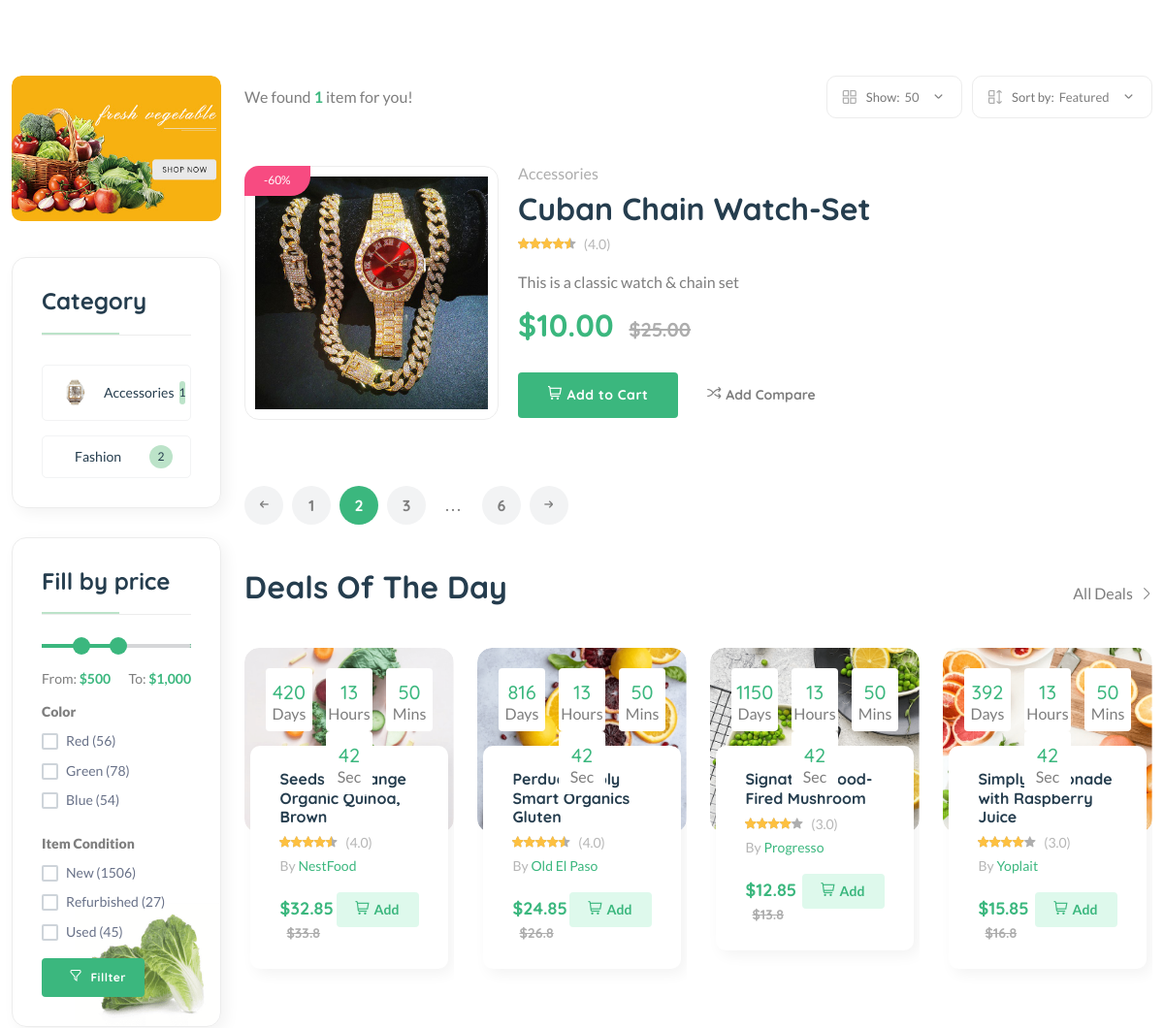
The app's page /vendor/VEN42b4b4bh1f/ (middle part), older data.
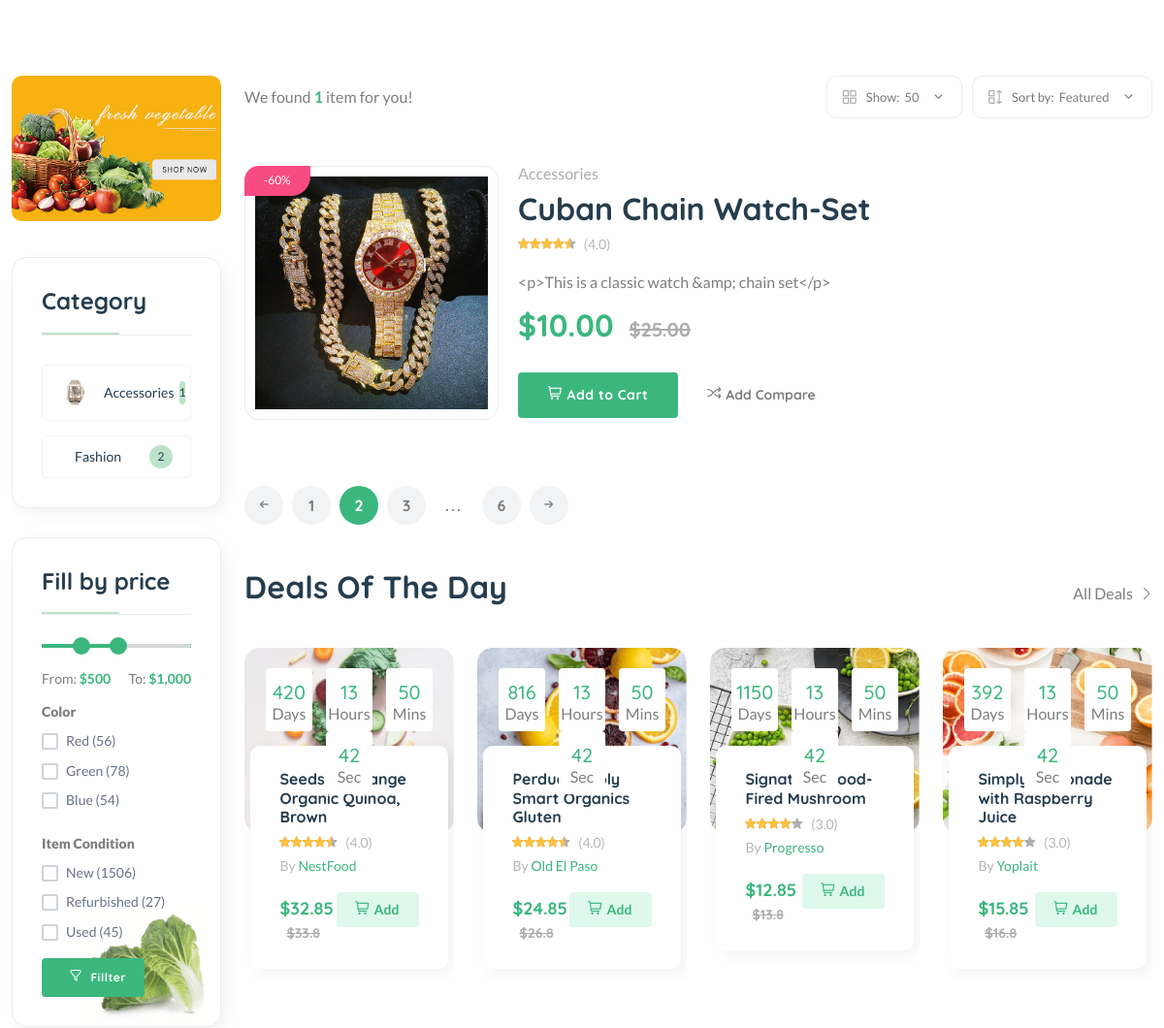
The same page, newer data.
### core/models.py (models this page shows, shortened)
class Product(models.Model):
    product_id=ShortUUIDField(unique=True,length=10,max_length=20,prefix="PDT",alphabet="abcdefgh12345")
    title=models.CharField(max_length=100,default="Branded Tshirt")
    image=models.ImageField(upload_to=user_dir_path,default="product.jpg")
    vendor=models.ForeignKey(Vendor,on_delete=models.SET_NULL,null=True,related_name="vendor")
    description=RichTextUploadingField(null=True,blank=True,default="This is a good product")
    user=models.ForeignKey(User,on_delete=models.SET_NULL,null=True)
    category=models.ForeignKey(Category,on_delete=models.SET_NULL,null=True,related_name="category")
    price=models.DecimalField(max_digits=999999999999,decimal_places=2,default="10.00")
    standard_price=models.DecimalField(max_digits=999999999999,decimal_places=2,default="5.00")
    specifications=models.TextField(null=True,blank=True)
    product_type=models.CharField(max_length=100,default="Organic",null=True,blank=True)
    stock_count=models.CharField(max_length=100,default="10",null=True,blank=True)
    life=models.CharField(max_length=100,default="100 Days",null=True,blank=True)
    manufactury_date=models.DateTimeField(auto_now_add=False,null=True,blank=True)
    tags=TaggableManager(blank=True)
    product_status=models.CharField(choices=STATUS,max_length=10,default="inreview")
    status=models.BooleanField(default=True)
    in_stock=models.BooleanField(default=True)
    featured=models.BooleanField(default=False)
    digital=models.BooleanField(default=False)
    sku=ShortUUIDField(unique=True,length=4,max_length=10,prefix="sku",alphabet="0123456789")
    date=models.DateTimeField(null=True,blank=True)
    class Meta:
        verbose_name_plural="Products"
    def get_percentage_off(self):
        discount=((self.standard_price-self.price)/self.standard_price) * 100
        return discount

class Category(models.Model):
    category_id=ShortUUIDField(unique=True,length=10,max_length=20,prefix="CAT",alphabet="abcdefgh12345")
    title=models.CharField(max_length=100,default="Accessories")
    image=models.ImageField(upload_to="category",default="category.jpg")
    class Meta:
        verbose_name_plural="Categories"
    def __str__(self):
        return self.title

### core/views.py (the view)
# urls.py: path("vendor/<vendor_id>/",vendor_detail_view,name="vendordetailsview"),
def vendor_detail_view(request,vendor_id):
    vendor=Vendor.objects.get(vendor_id=vendor_id)
    products=Product.objects.filter(vendor=vendor,product_status="published")
    context={
        "vendor":vendor,
        "products":products,
    }
    return render(request,'core/vendor-details.html',context)

### core/context_processor.py (called while the page is built)
def default(request):
    categories=Category.objects.all()
    vendors=Vendor.objects.all()
    min_max_price=Product.objects.aggregate(Min("price"),Max("price"))
    try:
        address=Address.objects.get(user=request.user)
    except:
        address=None
    return {
        'categories':categories,
        'address':address,
        'vendors':vendors,
        'min_max_price':min_max_price,
    }

### templates/core/vendor-details.html (shortened to what the changed rows need)
{% extends "sections/base.html" %}
{%load static%}
{% block content%}
    <main class="main">
        <div class="container mb-30">
            <div class="row flex-row-reverse">
                <div class="col-lg-4-5">
                    <div class="product-list mb-50">
                        {%for product in products%}
                        <div class="product-cart-wrap">
                            <div class="product-img-action-wrap">
                                <div class="product-img product-img-zoom">
                                    <div class="product-img-inner">
                                        <a href="shop-product-right.html">
                                            <img class="default-img" src="{{product.image.url}}" alt="" />
                                        </a>
                                    </div>
                                </div>
                                <div class="product-badges product-badges-position product-badges-mrg">
                                    <span class="hot">-{{product.get_percentage_off|floatformat:0}}%</span>
                                </div>
                            </div>
                            <div class="product-content-wrap">
                                <div class="product-category">
                                    <a href="shop-grid-right.html">{{product.category}}</a>
                                </div>
                                <h2><a href="shop-product-right.html">{{product.title|truncatechars:50}}</a></h2>
                                <div class="product-rate-cover">
                                    <div class="product-rate d-inline-block">
                                        <div class="product-rating" style="width: 90%"></div>
                                    </div>
                                    <span class="font-small ml-5 text-muted"> (4.0)</span>
                                </div>
                                <p class="mt-15 mb-15">{{product.description}}</p>
                                <div class="product-price">
                                    <span>${{product.price}} </span>
                                    <span class="old-price">${{product.standard_price}}</span>
                                </div>
                                <div class="mt-30 d-flex align-items-center">
                                    <a aria-label="Buy now" class="btn" href="shop-cart.html"><i class="fi-rs-shopping-cart mr-5"></i>Add to Cart</a>
                                    <a href="#" class="add-wishlish ml-30 text-body font-sm font-heading font-weight-bold"><i class="fi-rs-shuffle mr-5"></i>Add Compare</a>
                                </div>
                            </div>
                        </div>
                        {%endfor%}
                    </div>
                    <section class="section-padding pb-5">
                        <div class="row">
                            <div class="col-xl-3 col-lg-4 col-md-6">
                                <div class="product-cart-wrap style-2">
                                    <div class="product-content-wrap">
                                        <div class="deals-content">
                                            <h2><a href="shop-product-right.html">Seeds of Change Organic Quinoa, Brown</a></h2>
                                        </div>
                                    </div>
                                </div>
                            </div>
                            <div class="col-xl-3 col-lg-4 col-md-6">
                                <div class="product-cart-wrap style-2">
                                    <div class="product-content-wrap">
                                        <div class="deals-content">
                                            <h2><a href="shop-product-right.html">Perdue Simply Smart Organics Gluten</a></h2>
                                        </div>
                                    </div>
                                </div>
                            </div>
                            <div class="col-xl-3 col-lg-4 col-md-6 d-none d-lg-block">
                                <div class="product-cart-wrap style-2">
                                    <div class="product-content-wrap">
                                        <div class="deals-content">
                                            <h2><a href="shop-product-right.html">Signature Wood-Fired Mushroom</a></h2>
                                        </div>
                                    </div>
                                </div>
                            </div>
                            <div class="col-xl-3 col-lg-4 col-md-6 d-none d-xl-block">
                                <div class="product-cart-wrap style-2">
                                    <div class="product-content-wrap">
                                        <div class="deals-content">
                                            <h2><a href="shop-product-right.html">Simply Lemonade with Raspberry Juice</a></h2>
                                        </div>
                                    </div>
                                </div>
                            </div>
                        </div>
                    </section>
                </div>
            </div>
        </div>
    </main>
{%endblock%}

Row changes from the older to the newer data that the page shows:
changed Product "Cuban Chain Watch-Set": description "This is a classic watch & chain set" → "<p>This is a classic watch &amp; chain set</p>"
